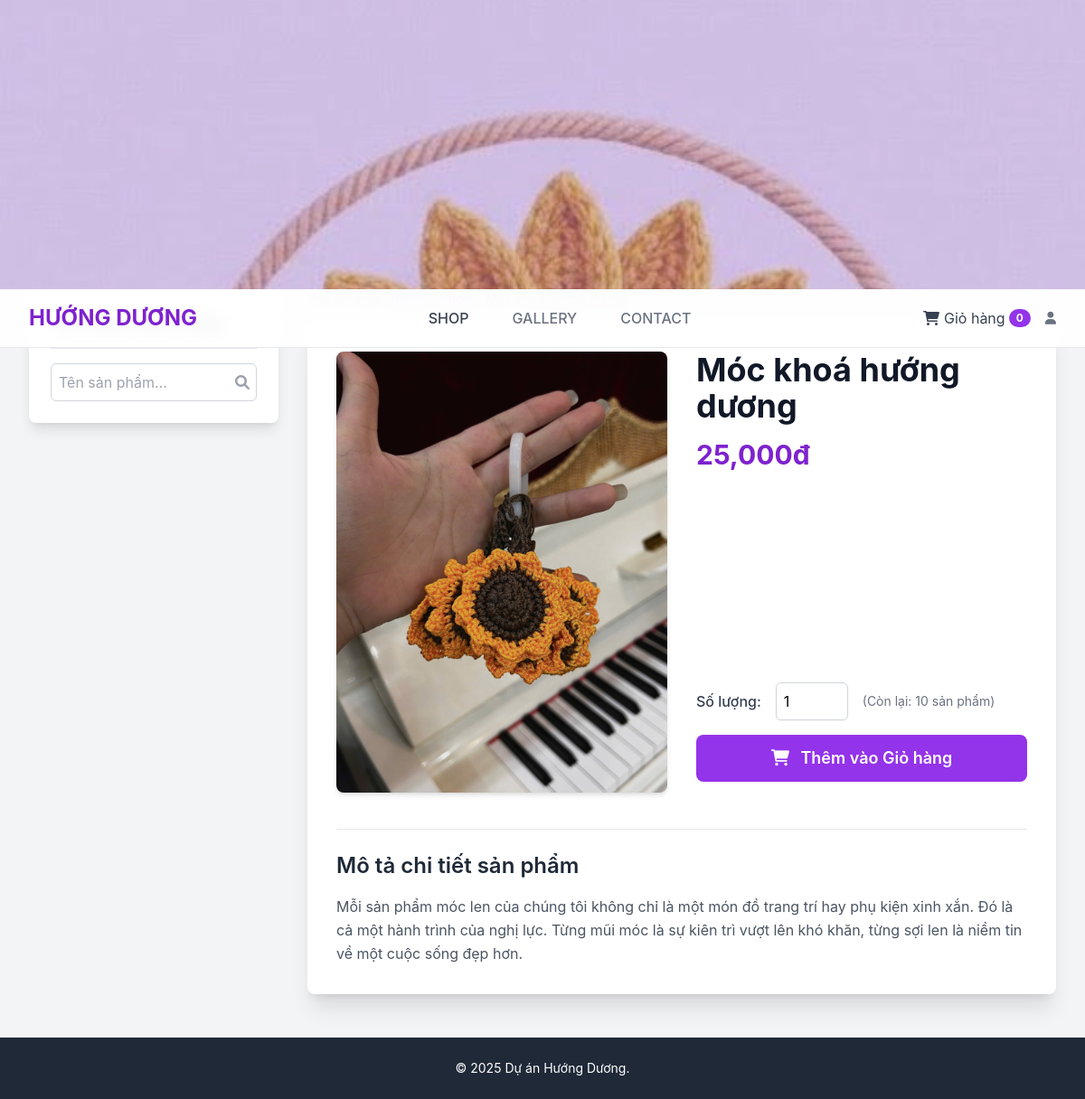
The app's page /product/2 with its own data.
### app.py (models this page shows)
class Product(db.Model):
    id = db.Column(db.Integer, primary_key=True)
    name = db.Column(db.String(100), nullable=False)
    price = db.Column(db.Float, nullable=False)
    description = db.Column(db.Text, nullable=True)
    image_filename = db.Column(db.String(200), nullable=True)
    stock_quantity = db.Column(db.Integer, nullable=False, default=0)

### app.py (the view)
@shop_bp.route('/product/<int:product_id>')
def show_product_detail(product_id):
    product = db.session.get(Product, product_id)
    if not product:
        return "Không tìm thấy sản phẩm", 404
    return render_template('shop_product_detail.html', product=product)

### app.py (called while the page is built)
@shop_bp.context_processor
def inject_cart_info():
    cart = session.get('cart', {})
    cart_total_items = sum(int(q) for q in cart.values())
    return dict(cart_total_items=cart_total_items)

### templates/shop_product_detail.html (shortened to what this page needs)
{% extends "shop_base.html" %}
{% block content %}
    <div class="text-sm text-gray-500 mb-4">
        You are here: <a href="{{ url_for('shop.show_shop_page') }}" class="text-purple-600 hover:underline">Home</a> &raquo; <a href="{{ url_for('shop.show_shop_page') }}" class="text-purple-600 hover:underline">Shop</a> &raquo; {{ product.name }}
    </div>
    <div class="bg-white p-8 rounded-lg shadow-xl">
        <div class="grid grid-cols-1 md:grid-cols-2 gap-8">
            <div>
                <div class="relative">
                    <img src="{{ url_for('quanlybanhang.serve_product_upload', filename=product.image_filename) }}"
                         alt="{{ product.name }}"
                         class="w-full h-auto object-cover rounded-lg shadow-md
                                {% if product.stock_quantity <= 0 %} opacity-50 grayscale {% endif %}">
                </div>
            </div>
            <div class="flex flex-col justify-between">
                <div>
                    <h1 class="text-3xl sm:text-4xl font-bold text-gray-900">{{ product.name }}</h1>
                    <p class="mt-4 text-3xl font-bold text-purple-700">
                        {{ "{:,.0f}đ".format(product.price) }}
                    </p>
                </div>
                <div class="mt-8">
                    {% if product.stock_quantity > 0 %}
                        <div class="flex items-center space-x-4 flex-wrap">
                            <label for="quantity" class="font-medium text-gray-700">Số lượng:</label>
                            <input type="number" id="quantity" name="quantity" value="1" min="1" max="{{ product.stock_quantity }}"
                                   class="w-20 p-2 border border-gray-300 rounded-md shadow-sm focus:ring-indigo-500 focus:border-indigo-500">
                            <span class="text-sm text-gray-500 mt-2 sm:mt-0">(Còn lại: {{ product.stock_quantity }} sản phẩm)</span>
                        </div>
                        <button onclick="addToCart()"
                                class="w-full bg-purple-600 text-white p-3 rounded-lg font-semibold hover:bg-purple-700 transition-colors duration-300 mt-4 text-lg">
                            <i class="fas fa-shopping-cart mr-2"></i> Thêm vào Giỏ hàng
                        </button>
                    {% endif %}
                </div>
            </div>
        </div>
        <div class="mt-10 pt-6 border-t border-gray-200">
             <h2 class="text-2xl font-semibold text-gray-800">Mô tả chi tiết sản phẩm</h2>
             <div class="mt-4 text-gray-600 leading-relaxed prose max-w-none">
                {{ product.description | safe }}
             </div>
        </div>
    </div>
{% endblock %}

### templates/shop_base.html (style rules this page uses)
body { font-family: 'Inter', sans-serif; background-color: #f4f4f5; }

### records on screen
Product: image_filename (picture), name "Móc khoá hướng dương", price "25,000đ", stock_quantity "10", description "Mỗi sản phẩm móc len của chúng tôi không chỉ là một món đồ trang trí hay phụ kiện xinh xắn. Đó là cả một hành trình của nghị lực. Từng mũi móc là sự kiên trì vượt lên khó khăn, từng sợi len là niềm tin về một cuộc sống đẹp hơn."

### other values on screen
{{ cart_total_items }} "0"
